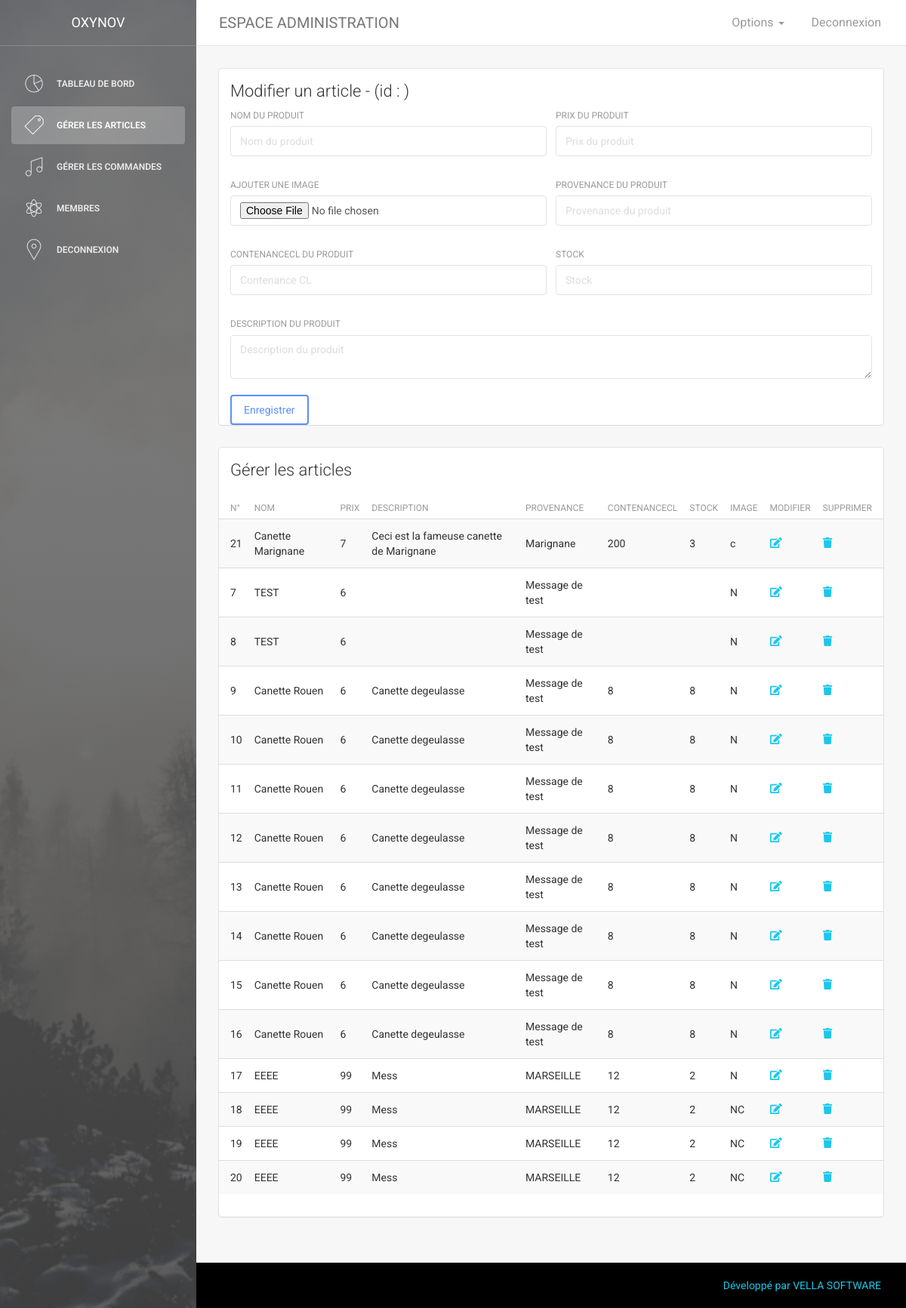
Screenshot of /admin140297/modifier.php with the database file from the repository.
### tables this page shows
CREATE TABLE `produit` (
  `idProduit` int(10) NOT NULL,
  `nom` varchar(50) DEFAULT NULL,
  `prix` int(10) DEFAULT NULL,
  `description` varchar(100) DEFAULT NULL,
  `provenance` varchar(15) DEFAULT NULL,
  `contenanceCL` int(2) DEFAULT NULL,
  `stock` int(5) DEFAULT NULL,
  `image` varchar(64) NOT NULL
);

### admin140297/lib/Admin.php (called while the page is built, shortened)
<?php
require_once 'Database.php';
class Admin{
  public function getArticle()
  {
    $db = new \lib\Database();
    $data = $db->query("SELECT * FROM produit");
    return $data;
  }
}

### admin140297/lib/Database.php (called while the page is built, shortened)
<?php
class Database{
  private $pdo;
  private function getPDO()
  {
    if($this->pdo == null)
    {
      if($_SERVER['SERVER_NAME'] =='localhost'){
        $pdo = new PDO('mysql:host=localhost;dbname=site;charset=utf8', 'root', 'root');
        $pdo->setAttribute(PDO::ATTR_ERRMODE, PDO::ERRMODE_EXCEPTION);
        $this->pdo = $pdo;
      }else{
        $pdo = new PDO('mysql:host=fdb19.atspace.me;dbname=2641691_oxynov;charset=utf8', '2641691_oxynov', 'FreshA1r');
        $pdo->setAttribute(PDO::ATTR_ERRMODE, PDO::ERRMODE_EXCEPTION);
        $this->pdo = $pdo;
      }
    }
    return $this->pdo;
  }
  public function query($data)
  {
    $req = $this->getPDO()->query($data);
    $datas = $req->fetchAll(PDO::FETCH_OBJ);
    return $datas;
  }
}

### admin140297/modifier.php (the view, shortened to what this page needs)
<?php
require_once 'lib/Admin.php';
require_once 'navbar.php';
$admin = new Admin();
$article = $admin->getArticle();
?>
<div class="main-panel">
  <?php require_once 'navbar-haut.php'; ?>
  <div class="content">
    <div class="container-fluid">
      <div class="row">
        <div class="col-md-12">
          <div class="card">
            <div class="header">
              <h4 class="title">Modifier un article - (id : <?=  $_REQUEST['reference'] ?>)</h4>
              <form class="form-horizontal" method="post" enctype="multipart/form-data">
                <div class="form-group">
                  <div class="col-md-6">
                    <label>Nom du produit</label>
                    <input type="text" name="nom" class="form-control" placeholder="Nom du produit" required>
                  </div>
                  <div class="col-md-6">
                    <label>Prix du produit</label>
                    <input type="text" name="prix" class="form-control" placeholder="Prix du produit" required>
                  </div>
                </div>
                <div class="form-group">
                  <div class="col-md-6">
                    <label>Ajouter une image</label>
                    <input type="file" class="form-control" name="image">
                  </div>
                  <div class="col-md-6">
                    <label>Provenance du produit</label>
                    <input type="text" name="provenance" class="form-control" placeholder="Provenance du produit" required>
                  </div>
                </div>
                <div class="form-group">
                  <div class="col-md-6">
                    <label>contenanceCL du produit</label>
                    <input type="text" name="contenanceCL" class="form-control" placeholder="Contenance CL" required>
                  </div>
                  <div class="col-md-6">
                    <label>Stock</label>
                    <input type="text" name="stock" class="form-control" placeholder="Stock" required>
                  </div>
                </div>
                <div class="form-group">
                  <div class="col-md-12">
                    <label>Description du produit</label>
                    <textarea class="form-control" name="description" placeholder="Description du produit"></textarea>
                  </div>
                </div>
                <button type="submit" name="submit" class="btn btn-primary">Enregistrer</button>
              </form>
            </div>
          </div>
          <div class="card">
            <div class="header">
              <h4 class="title">Gérer les articles</h4>
            </div>
            <div class="content table-responsive table-full-width">
              <table class="table table-hover table-striped">
                <thead>
                  <th>N°</th>
                  <th>Nom</th>
                  <th>Prix</th>
                  <th>Description</th>
                  <th>Provenance</th>
                  <th>ContenanceCL</th>
                  <th>Stock</th>
                  <th>Image</th>
                  <th>Modifier</th>
                  <th>Supprimer</th>
                </thead>
                <tbody>
                  <?php
                  foreach($article as $produit)
                  {
                    ?>
                    <tr>
                      <td><?= $produit->idProduit ?></td>
                      <td><?= $produit->nom ?></td>
                      <td><?= $produit->prix ?></td>
                      <td><?= $produit->description ?></td>
                      <td><?= $produit->provenance ?></td>
                      <td><?= $produit->contenanceCL ?></td>
                      <td><?= $produit->stock ?></td>
                      <td><?= $produit->image ?></td>
                      <td><a href="<?= setLink('admin140297/modifier') . ",".$produit->idProduit?>"><i class='fas fa-edit'></i></a></td>
                      <td><a href="<?= setLink('admin140297/supprimer') . ",".$produit->idProduit?>"><i class='fas fa-trash'></i></a></td>
                    </tr>
                    <?php
                  }
                  ?>
                </tbody>
              </table>
            </div>
          </div>
        </div>
      </div>
    </div>
  </div>
  <?php
  require_once 'footer.php';
  ?>
</div>
</div>
</body>
</html>

### rows the page displays
produit: idProduit "21", nom "Canette Marignane", prix "7", description "Ceci est la fameuse canette de Marignane", provenance "Marignane", contenanceCL "200", stock "3", image "c"
produit: idProduit "7", nom "TEST", prix "6", provenance "Message de test", image "N"
produit: idProduit "8", nom "TEST", prix "6", provenance "Message de test", image "N"
produit: idProduit "9", nom "Canette Rouen", prix "6", description "Canette degeulasse", provenance "Message de test", contenanceCL "8", stock "8", image "N"
produit: idProduit "10", nom "Canette Rouen", prix "6", description "Canette degeulasse", provenance "Message de test", contenanceCL "8", stock "8", image "N"
produit: idProduit "11", nom "Canette Rouen", prix "6", description "Canette degeulasse", provenance "Message de test", contenanceCL "8", stock "8", image "N"
produit: idProduit "12", nom "Canette Rouen", prix "6", description "Canette degeulasse", provenance "Message de test", contenanceCL "8", stock "8", image "N"
produit: idProduit "13", nom "Canette Rouen", prix "6", description "Canette degeulasse", provenance "Message de test", contenanceCL "8", stock "8", image "N"
produit: idProduit "14", nom "Canette Rouen", prix "6", description "Canette degeulasse", provenance "Message de test", contenanceCL "8", stock "8", image "N"
produit: idProduit "15", nom "Canette Rouen", prix "6", description "Canette degeulasse", provenance "Message de test", contenanceCL "8", stock "8", image "N"
produit: idProduit "16", nom "Canette Rouen", prix "6", description "Canette degeulasse", provenance "Message de test", contenanceCL "8", stock "8", image "N"
produit: idProduit "17", nom "EEEE", prix "99", description "Mess", provenance "MARSEILLE", contenanceCL "12", stock "2", image "N"
produit: idProduit "18", nom "EEEE", prix "99", description "Mess", provenance "MARSEILLE", contenanceCL "12", stock "2", image "NC"
produit: idProduit "19", nom "EEEE", prix "99", description "Mess", provenance "MARSEILLE", contenanceCL "12", stock "2", image "NC"
produit: idProduit "20", nom "EEEE", prix "99", description "Mess", provenance "MARSEILLE", contenanceCL "12", stock "2", image "NC"
